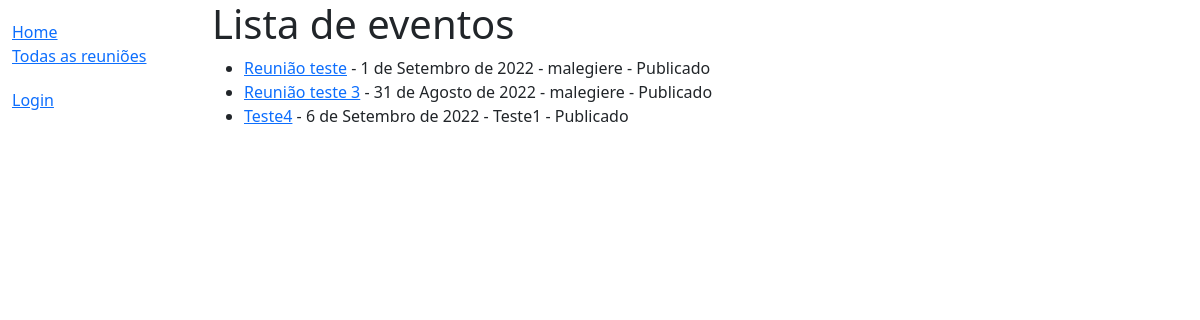
The app's page /polls/meeting/, older data.
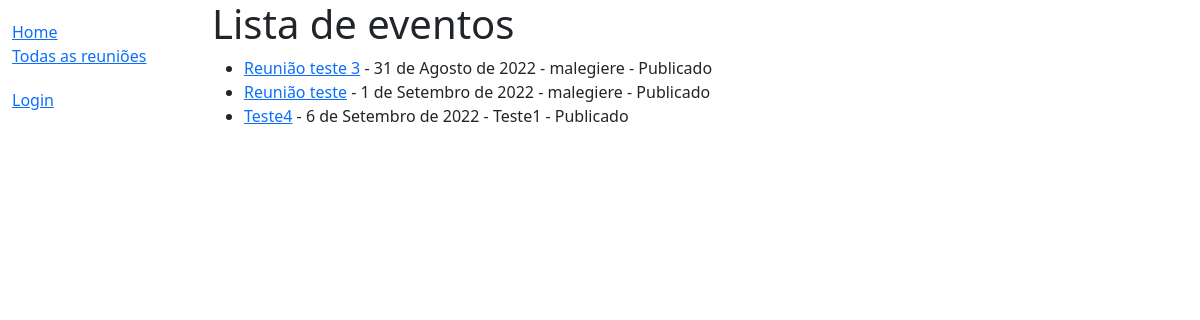
The same page, newer data.
### polls/models.py (models this page shows, shortened)
class Meeting(models.Model):
    id = models.UUIDField(primary_key=True, default=uuid.uuid4, help_text='ID UNICO')
    name_meeting = models.CharField(max_length=120, verbose_name='Nome da reunião')
    author = models.ForeignKey(User, on_delete=models.SET_NULL, null=True, blank=False, verbose_name='Autor')
    date_meeting = models.DateField(verbose_name='Data da reunião')
    link = models.CharField(max_length=400, blank=True, verbose_name='Link da reunião')
    MEETING_PUBLIC = (
        ('p', 'Publicado'),
        ('a', 'Arquivado')
    )
    public = models.CharField(
        max_length=1,
        choices=MEETING_PUBLIC,
        blank=False,
        default='p',
        help_text='Publicar ou Arquivar',
    )
    MEETING_LOCAL = (
        ('p', 'Presencial'),
        ('o', 'Online')
    )
    local = models.CharField(
        max_length=1,
        choices=MEETING_LOCAL,
        blank=False,
        default='p',
        help_text='Local Reunião',
    )
    MEETING_STATUS = (
        ('p', 'Público'),
        ('f', 'Fechado')
    )
    status = models.CharField(
        max_length=1,
        choices=MEETING_STATUS,
        blank=False,
        default='f',
        help_text='Status da reunião',
    )
    def __str__(self):
        return  self.name_meeting

### polls/views.py (the view)
# urls.py: path('meeting/', views.MeetingListView.as_view(), name='meeting'),
class MeetingListView(generic.ListView):
    model = Meeting
    template_name ='polls/meeting_list.html'
    def get_queryset(self):
        return Meeting.objects.filter().filter(status__exact='p').order_by('public')

### polls/templates/polls/meeting_list.html
{% extends "base.html" %}
{% block content %}
  <h1>Lista de eventos</h1>
  {% if meeting_list %}
  <ul>
    {% for meeting in meeting_list %}
    {% for k,v in meeting.MEETING_PUBLIC %}
      {% if meeting.status == 'p' and k == 'p' %}
        <li>
          <a href="{{ meeting.id }}"> {{ meeting }}</a> - {{ meeting.date_meeting }} - {{ meeting.author }} - {{ v }}
        </li>
      {% endif %}
    {% endfor %}
    {% endfor %}
  </ul>
  {% else %}
    <p>Nenhum evento encontrado.</p>
  {% endif %}
{% endblock %}

Row changes from the older to the newer data that the page shows:
changed Meeting "Reunião teste 3": moves up the list
